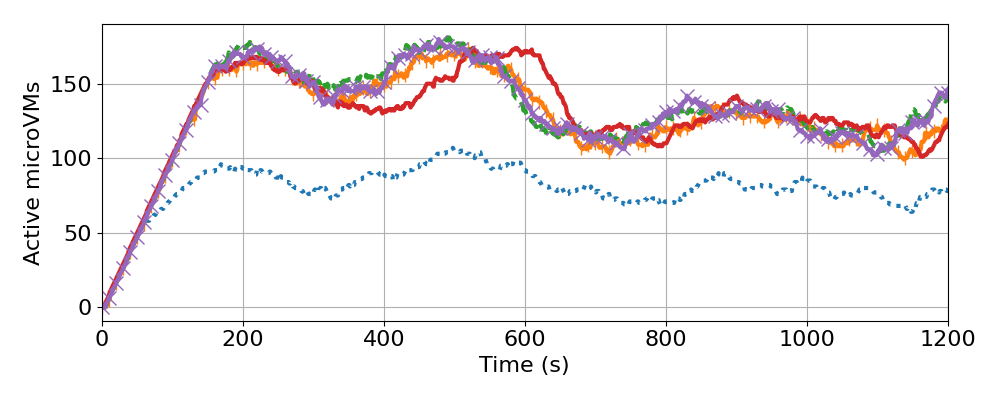

This figure's Python source:
#!/usr/bin/python

import matplotlib
import matplotlib.pyplot as plt
import numpy as np

gv      = np.loadtxt("gv_dc_active_lambdas.txt")
gv_fork = np.loadtxt("gv_fork_active_lambdas.txt")
cr      = np.loadtxt("cr_active_lambdas.txt")
ph      = np.loadtxt("ph_active_lambdas.txt")
gv_snap = np.loadtxt("gv_snap_active_lambdas.txt")

matplotlib.rcParams.update({'font.size': 16})
plt.rcParams["figure.figsize"] = (10, 4)
plt.plot(gv,      linestyle = ":",                                               linewidth = 3, label = "Graalvisor")
plt.plot(gv_fork, linestyle = "-",  marker = "|", markersize = 10, markevery=10, linewidth = 3, label = "Forking")
plt.plot(ph,      linestyle = "--",                                              linewidth = 3, label = "Photons")
plt.plot(gv_snap, linestyle = "-",                                               linewidth = 3, label = "VM Snapshot")
plt.plot(cr,      linestyle = "-",  marker = "x", markersize = 10, markevery=10, linewidth = 3, label = "OpenWhisk")
plt.xlabel("Time (s)")
plt.ylabel("Active microVMs")
plt.grid()
plt.xlim(xmin=0, xmax=1200)
#plt.legend(ncol=2, loc='lower right')
plt.tight_layout()
plt.savefig("azure-replay-active-lambdas.pdf")
plt.savefig("azure-replay-active-lambdas.png")
plt.show()
